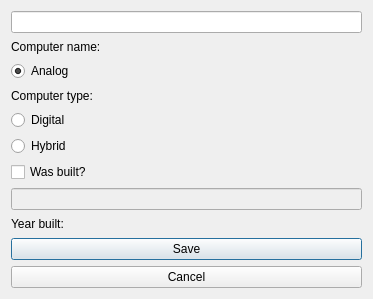
<?xml version="1.0" encoding="UTF-8"?>
<ui version="4.0">
 <class>ComputerAdd</class>
 <widget class="QDialog" name="ComputerAdd">
  <property name="geometry">
   <rect>
    <x>0</x>
    <y>0</y>
    <width>373</width>
    <height>299</height>
   </rect>
  </property>
  <property name="windowTitle">
   <string>Add new Computer</string>
  </property>
  <layout class="QVBoxLayout" name="verticalLayout">
   <item>
    <widget class="QLineEdit" name="editComputerName"/>
   </item>
   <item>
    <widget class="QLabel" name="label">
     <property name="text">
      <string>Computer name:</string>
     </property>
    </widget>
   </item>
   <item>
    <widget class="QRadioButton" name="radioAnalog">
     <property name="text">
      <string>Analog</string>
     </property>
     <property name="checked">
      <bool>true</bool>
     </property>
    </widget>
   </item>
   <item>
    <widget class="QLabel" name="label_2">
     <property name="text">
      <string>Computer type:</string>
     </property>
    </widget>
   </item>
   <item>
    <widget class="QRadioButton" name="radioDigital">
     <property name="text">
      <string>Digital</string>
     </property>
    </widget>
   </item>
   <item>
    <widget class="QRadioButton" name="radioHybrid">
     <property name="text">
      <string>Hybrid</string>
     </property>
    </widget>
   </item>
   <item>
    <widget class="QCheckBox" name="checkWasBuilt">
     <property name="layoutDirection">
      <enum>Qt::LeftToRight</enum>
     </property>
     <property name="autoFillBackground">
      <bool>false</bool>
     </property>
     <property name="text">
      <string>Was built?</string>
     </property>
    </widget>
   </item>
   <item>
    <widget class="QLineEdit" name="editYearBuilt">
     <property name="enabled">
      <bool>false</bool>
     </property>
    </widget>
   </item>
   <item>
    <widget class="QLabel" name="label_4">
     <property name="text">
      <string>Year built:</string>
     </property>
    </widget>
   </item>
   <item>
    <widget class="QPushButton" name="buttonOK">
     <property name="text">
      <string>Save</string>
     </property>
     <property name="default">
      <bool>true</bool>
     </property>
    </widget>
   </item>
   <item>
    <widget class="QPushButton" name="buttonCancel">
     <property name="text">
      <string>Cancel</string>
     </property>
    </widget>
   </item>
  </layout>
 </widget>
 <tabstops>
  <tabstop>editComputerName</tabstop>
  <tabstop>checkWasBuilt</tabstop>
  <tabstop>editYearBuilt</tabstop>
  <tabstop>buttonOK</tabstop>
  <tabstop>buttonCancel</tabstop>
 </tabstops>
 <resources/>
 <connections/>
</ui>
